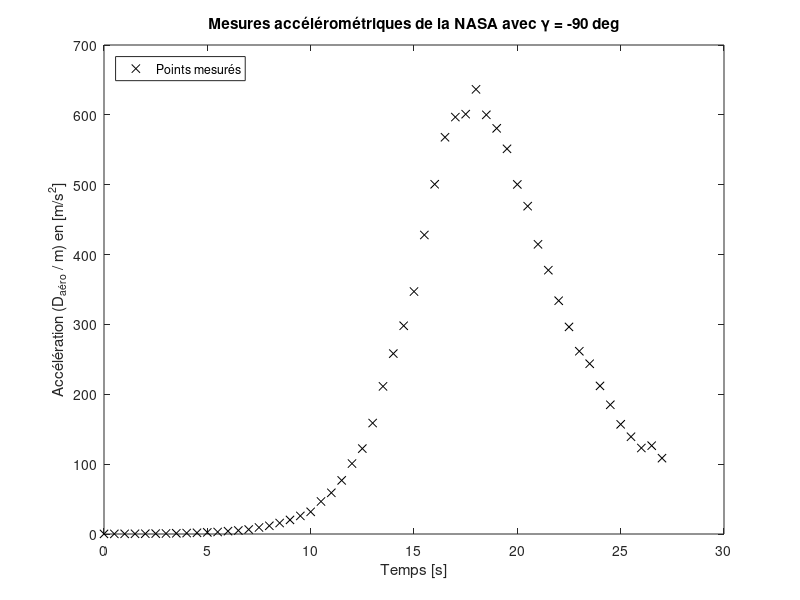
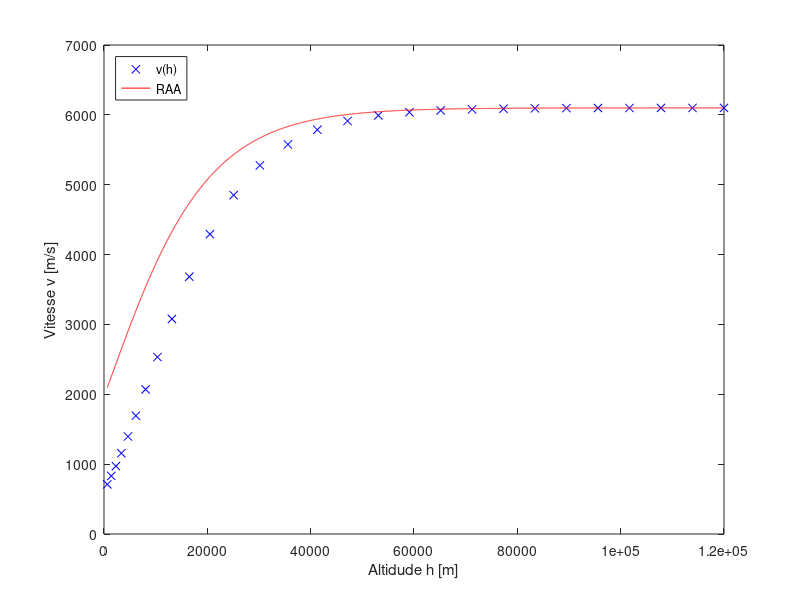

The MATLAB source for these figures, in order:
clc
clear all
close all

load Accelero_Data_from_NASA

% ======== Paramètres ========  %
% NOTE : Mettre tout les angles en RADIANS dans les équations

m = 50;                 % kg            Masse de la capsule)
J = 1.5;                % kg-m^2        Inertie de la capsule)
R_mars = 3397e3;        % m             Rayon de mars
mu_mars = 42830e9;      % m^3/s^2       Paramètre grav. de Mars
%rho0 = ???             % ???           Densité atmosphérique à h0
%hs = ???               % ???           Facteur d'échelle de la densité
S = 0.8;                % m^2           Surface aéro. de la capsule
d = 0.05;               % m             Dimension aéro. de la capsule
CD0 = 1.2;              %               Coefficient de la trainée
CLa = 0.8;              %               Coefficient de la portance
CMa = -0.07;            %               Coefficient de couple
CMq = -0.05;            %               Coefficient d'amortissement
CMd = 0.1;              %               Coefficient de volet aéro.

% ======== Condition intiales ======== %

v_ini = 6100;           % m/s
gamma_ini = -20.5;      % deg       !!!
h_ini = 120000;         % m
s_ini = 0.0;            % deg       !!!
theta_ini = -80;        % deg       !!!
q_ini = 0.0;            % deg/s     !!!

% ======== Condition finales désirées ======== %

v_fin1 = 250;           % m/s       
v_fin2 = 300;           % m/s
h_fin = 10000;          % m

% ======== Contraintes ======== %

Delta_t_lim = 40;        % s
P_dyn_max = 9500;        % N/m^2
% │theta_cmd│ < 60 deg


%% Résultat de la NASA

% ======== Condition intiales ======== %

v_ini_nasa = 6100;          % m/s
gamma_ini_nasa = -90;       % deg       
h_ini_nasa = 120000;        % m
s_ini_nasa = 0.0;           % deg       
theta_ini_nasa = -90;       % deg       
q_ini_nasa = 0.0;           % deg/s     


% ======== Bruit de mesure et Paramètre Balistique ======== %
sigma_n = 0.035;            % ??? car sigma_n((a_mes-a_approx)/a_mes) donc mult ???
B = CD0*S/m;                % m^2/kg

%% Identification

figure(1)
plot(t,acc_mes,'kx')
xlabel('Temps [s]')
ylabel('Accélération (D_{aéro} / m) en [m/s^2]')
legend('Points mesurés','Location','NorthWest')
title('Mesures accélérométriques de la NASA avec \gamma = -90 deg')





% Intégrons les données pour obtenir v(h). On cherche donc deux set de
% données qui donne des v et des h pour des temps identiques qu'on met
% ensemble par la suite. a->v par Trapeze et v->h par Simpson. Int

% 1. Trapèze:
v_trap(1) = 0;  %Initialisation du vecteur
dt = t(2)-t(1);
%dt = (t(end) - t(1))/length(t)
for n = 2:length(acc_mes)
    v_trap(n) = dt/2 * (acc_mes(1) + acc_mes(n) + 2*sum(acc_mes(2:n-1)));
end
v_trap = -v_trap + v_ini_nasa; % Pour ajouter la vitesse initiale à t = 0;

% Erreur sur trapeze
fpa_v = (acc_mes(2)-acc_mes(1))/dt; 
fpb_v = (acc_mes(end)-acc_mes(end-1))/dt; 
err_v = abs(dt^2/12 * (fpb_v - fpa_v));

% 2. Simpson:
h_simp(1) = 0;  %Initialisation du vecteur
t_simp(1) = t(1);
for n = 3:2:length(v_trap)
    h_simp((n-1)/2+1) = dt/3 * (-v_trap(1) + -v_trap(n) + 4*sum(-v_trap(2:2:n-1)) + 2*sum(-v_trap(3:2:n-1)));
    t_simp((n-1)/2+1) = t(n);
end
h_simp = h_simp + h_ini_nasa; % Pour ajouter la hauteur initiale à t = 0;

% Erreur sur Simpson
fpppa_h = ( -v_trap(4) - -3*v_trap(3) + -3*v_trap(2) - -v_trap(1) )/dt^3; 
fpppb_h = ( -v_trap(end) - -3*v_trap(end-1) + -3*v_trap(end-2) - -v_trap(end-3) )/dt^3;
err_h = abs(dt^4/180 * (fpppb_h - fpppa_h));

% Les paires de données sont donc v_trap(1:2:end) et h_simp pour t_simp (ou
% t(1:2:end)

% 3. Approximation à 2 paramètres:
Pdyn = acc_mes*m/(S*CD0);

Y = log(2*Pdyn(1:2:end)./(v_trap(1:2:end)'.^2));
X = h_simp';

b_m = inv([length(X),sum(X);sum(X),sum(X.^2)])*[sum(Y);sum(Y.*X)];

hs = -1/b_m(2)      % hs = 11100 [m] ou 1.11e4 [km] selon google
rho0 = exp(b_m(1))  % rho0 = 0.020 kg/m^3 selon google

% 4.  Calcul de l'erreur RMS et R2
% RMS
a_approx = (S*CD0)/m * 1/2*rho0*exp(-h_simp/hs).*v_trap(1:2:end).^2;
E = sum((a_approx-acc_mes(1:2:end)').^2);
RMS_a = sqrt(1/length(acc_mes(1:2:end)) * E)   % NOTE : RMS de l'acceleration

% NOTE : R2 TOUJOURS calculée dans le domaine linéaire (Y,X)
Y_calc = log(rho0*exp(-h_simp/hs));
R2 = sum((Y_calc-mean(Y)).^2)/sum((Y-mean(Y)).^2)


% 5. Comparaison avec bruit de l'accelerometre + RMS absolue (a_mes-a_approx)
% et (a_mes-a_approx)/a_mes

% ????????????


%% Validation de la RAA
h_raa = linspace(h_simp(1),h_simp(end),1e4);

rho_raa = 1/2 * rho0 * exp(-h_raa/hs);
rho_raa_ini = 1/2 * rho0 * exp(-h_ini_nasa/hs);
v_raa = v_ini_nasa * exp(1/2 * B * hs * (rho_raa - rho_raa_ini)/sind(gamma_ini_nasa));

figure(2)
plot(h_simp,v_trap(1:2:end),'xb')
hold on
plot(h_raa,v_raa,'r')
hold off
xlabel('Altidude h [m]')
ylabel('Vitesse v [m/s]')
legend('v(h)','RAA','Location','NorthWest')

%% Vérification des limites structurelle de la capsule

% Exprimons la courbe Pdyn avec RAA+gravité et appliquons Newton-Rhapson
% sur celui-ci. Note: Ce Pdyn sera en fonction de h et le delta_t_lim sera
% fait a partir du delta_h trouver par newton-rhapson.

% 0. Calcu de delta_v_aero
%delta_v_aero = ;

% 1. Calcul de l'angle gamma_ref pour les deux vitesse terminales
%gamma_ref1 = ;
%gamma_ref2 = ;
